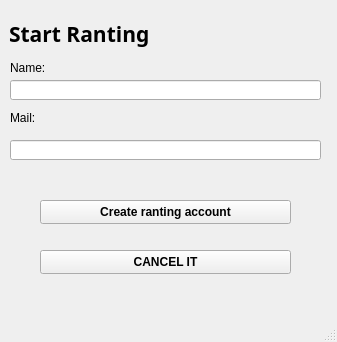
<?xml version="1.0" encoding="UTF-8"?>
<ui version="4.0">
 <class>Registro</class>
 <widget class="QMainWindow" name="Registro">
  <property name="geometry">
   <rect>
    <x>0</x>
    <y>0</y>
    <width>337</width>
    <height>342</height>
   </rect>
  </property>
  <property name="windowTitle">
   <string>MainWindow</string>
  </property>
  <widget class="QWidget" name="centralwidget">
   <widget class="QLineEdit" name="Email_Text">
    <property name="geometry">
     <rect>
      <x>10</x>
      <y>140</y>
      <width>311</width>
      <height>20</height>
     </rect>
    </property>
   </widget>
   <widget class="QLabel" name="label">
    <property name="geometry">
     <rect>
      <x>9</x>
      <y>20</y>
      <width>182</width>
      <height>27</height>
     </rect>
    </property>
    <property name="font">
     <font>
      <family>Source Code Pro</family>
      <pointsize>16</pointsize>
      <weight>75</weight>
      <bold>true</bold>
     </font>
    </property>
    <property name="text">
     <string>Start Ranting</string>
    </property>
   </widget>
   <widget class="QPushButton" name="Cancelar_Button">
    <property name="geometry">
     <rect>
      <x>40</x>
      <y>250</y>
      <width>251</width>
      <height>24</height>
     </rect>
    </property>
    <property name="font">
     <font>
      <family>System</family>
      <weight>75</weight>
      <bold>true</bold>
     </font>
    </property>
    <property name="text">
     <string>CANCEL IT</string>
    </property>
   </widget>
   <widget class="QLabel" name="label_2">
    <property name="geometry">
     <rect>
      <x>10</x>
      <y>110</y>
      <width>94</width>
      <height>16</height>
     </rect>
    </property>
    <property name="text">
     <string>Mail:</string>
    </property>
   </widget>
   <widget class="QPushButton" name="Crear_Button">
    <property name="geometry">
     <rect>
      <x>40</x>
      <y>200</y>
      <width>251</width>
      <height>24</height>
     </rect>
    </property>
    <property name="font">
     <font>
      <family>System</family>
      <weight>75</weight>
      <bold>true</bold>
     </font>
    </property>
    <property name="text">
     <string>Create ranting account</string>
    </property>
   </widget>
   <widget class="QLabel" name="label_4">
    <property name="geometry">
     <rect>
      <x>10</x>
      <y>60</y>
      <width>61</width>
      <height>16</height>
     </rect>
    </property>
    <property name="text">
     <string>Name: </string>
    </property>
   </widget>
   <widget class="QLineEdit" name="Name_Text">
    <property name="geometry">
     <rect>
      <x>10</x>
      <y>80</y>
      <width>311</width>
      <height>20</height>
     </rect>
    </property>
   </widget>
  </widget>
  <widget class="QStatusBar" name="statusbar"/>
  <widget class="QMenuBar" name="menubar">
   <property name="geometry">
    <rect>
     <x>0</x>
     <y>0</y>
     <width>337</width>
     <height>21</height>
    </rect>
   </property>
  </widget>
 </widget>
 <resources/>
 <connections/>
</ui>
